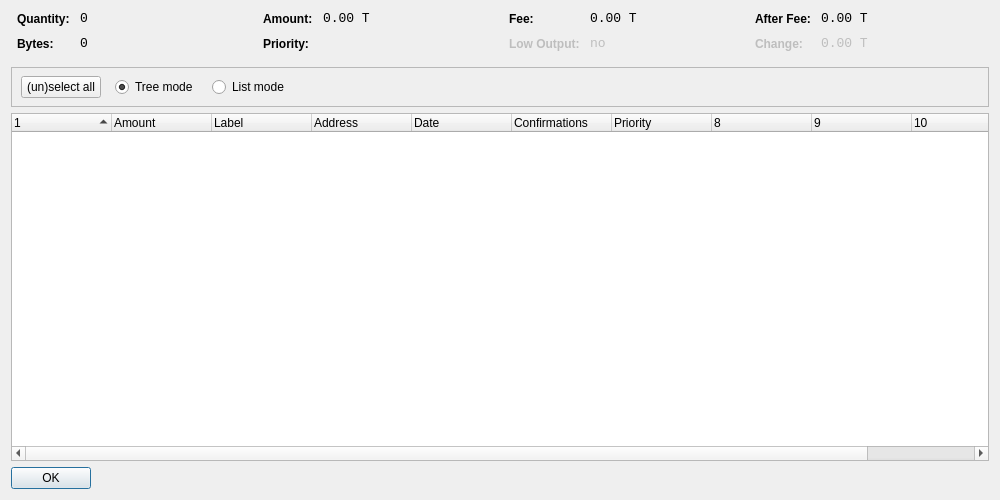
<?xml version="1.0" encoding="UTF-8"?>
<ui version="4.0">
 <class>CoinControlDialog</class>
 <widget class="QDialog" name="CoinControlDialog">
  <property name="geometry">
   <rect>
    <x>0</x>
    <y>0</y>
    <width>1000</width>
    <height>500</height>
   </rect>
  </property>
  <property name="windowTitle">
   <string>Coin Control</string>
  </property>
  <layout class="QVBoxLayout" name="verticalLayout">
   <item>
    <layout class="QHBoxLayout" name="horizontalLayoutTop" stretch="0,0,0,0">
     <property name="topMargin">
      <number>0</number>
     </property>
     <property name="bottomMargin">
      <number>10</number>
     </property>
     <item>
      <layout class="QFormLayout" name="formLayoutCoinControl1">
       <property name="horizontalSpacing">
        <number>10</number>
       </property>
       <property name="verticalSpacing">
        <number>10</number>
       </property>
       <property name="leftMargin">
        <number>6</number>
       </property>
       <property name="rightMargin">
        <number>6</number>
       </property>
       <item row="0" column="0">
        <widget class="QLabel" name="labelCoinControlQuantityText">
         <property name="styleSheet">
          <string notr="true">font-weight:bold;</string>
         </property>
         <property name="text">
          <string>Quantity:</string>
         </property>
        </widget>
       </item>
       <item row="0" column="1">
        <widget class="QLabel" name="labelCoinControlQuantity">
         <property name="font">
          <font>
           <family>Monospace</family>
           <pointsize>10</pointsize>
          </font>
         </property>
         <property name="cursor">
          <cursorShape>IBeamCursor</cursorShape>
         </property>
         <property name="contextMenuPolicy">
          <enum>Qt::ActionsContextMenu</enum>
         </property>
         <property name="text">
          <string notr="true">0</string>
         </property>
         <property name="textInteractionFlags">
          <set>Qt::LinksAccessibleByMouse|Qt::TextSelectableByKeyboard|Qt::TextSelectableByMouse</set>
         </property>
        </widget>
       </item>
       <item row="1" column="0">
        <widget class="QLabel" name="labelCoinControlBytesText">
         <property name="styleSheet">
          <string notr="true">font-weight:bold;</string>
         </property>
         <property name="text">
          <string>Bytes:</string>
         </property>
        </widget>
       </item>
       <item row="1" column="1">
        <widget class="QLabel" name="labelCoinControlBytes">
         <property name="font">
          <font>
           <family>Monospace</family>
           <pointsize>10</pointsize>
          </font>
         </property>
         <property name="cursor">
          <cursorShape>IBeamCursor</cursorShape>
         </property>
         <property name="contextMenuPolicy">
          <enum>Qt::ActionsContextMenu</enum>
         </property>
         <property name="text">
          <string notr="true">0</string>
         </property>
         <property name="textInteractionFlags">
          <set>Qt::LinksAccessibleByMouse|Qt::TextSelectableByKeyboard|Qt::TextSelectableByMouse</set>
         </property>
        </widget>
       </item>
      </layout>
     </item>
     <item>
      <layout class="QFormLayout" name="formLayoutCoinControl2">
       <property name="horizontalSpacing">
        <number>10</number>
       </property>
       <property name="verticalSpacing">
        <number>10</number>
       </property>
       <property name="leftMargin">
        <number>6</number>
       </property>
       <property name="rightMargin">
        <number>6</number>
       </property>
       <item row="0" column="0">
        <widget class="QLabel" name="labelCoinControlAmountText">
         <property name="styleSheet">
          <string notr="true">font-weight:bold;</string>
         </property>
         <property name="text">
          <string>Amount:</string>
         </property>
        </widget>
       </item>
       <item row="0" column="1">
        <widget class="QLabel" name="labelCoinControlAmount">
         <property name="font">
          <font>
           <family>Monospace</family>
           <pointsize>10</pointsize>
          </font>
         </property>
         <property name="cursor">
          <cursorShape>IBeamCursor</cursorShape>
         </property>
         <property name="contextMenuPolicy">
          <enum>Qt::ActionsContextMenu</enum>
         </property>
         <property name="text">
          <string notr="true">0.00 T</string>
         </property>
         <property name="textInteractionFlags">
          <set>Qt::LinksAccessibleByMouse|Qt::TextSelectableByKeyboard|Qt::TextSelectableByMouse</set>
         </property>
        </widget>
       </item>
       <item row="1" column="0">
        <widget class="QLabel" name="labelCoinControlPriorityText">
         <property name="styleSheet">
          <string notr="true">font-weight:bold;</string>
         </property>
         <property name="text">
          <string>Priority:</string>
         </property>
        </widget>
       </item>
       <item row="1" column="1">
        <widget class="QLabel" name="labelCoinControlPriority">
         <property name="font">
          <font>
           <family>Monospace</family>
           <pointsize>10</pointsize>
          </font>
         </property>
         <property name="cursor">
          <cursorShape>IBeamCursor</cursorShape>
         </property>
         <property name="contextMenuPolicy">
          <enum>Qt::ActionsContextMenu</enum>
         </property>
         <property name="text">
          <string/>
         </property>
         <property name="textInteractionFlags">
          <set>Qt::LinksAccessibleByMouse|Qt::TextSelectableByKeyboard|Qt::TextSelectableByMouse</set>
         </property>
        </widget>
       </item>
      </layout>
     </item>
     <item>
      <layout class="QFormLayout" name="formLayoutCoinControl3">
       <property name="horizontalSpacing">
        <number>10</number>
       </property>
       <property name="verticalSpacing">
        <number>10</number>
       </property>
       <property name="leftMargin">
        <number>6</number>
       </property>
       <property name="rightMargin">
        <number>6</number>
       </property>
       <item row="0" column="0">
        <widget class="QLabel" name="labelCoinControlFeeText">
         <property name="styleSheet">
          <string notr="true">font-weight:bold;</string>
         </property>
         <property name="text">
          <string>Fee:</string>
         </property>
        </widget>
       </item>
       <item row="0" column="1">
        <widget class="QLabel" name="labelCoinControlFee">
         <property name="font">
          <font>
           <family>Monospace</family>
           <pointsize>10</pointsize>
          </font>
         </property>
         <property name="cursor">
          <cursorShape>IBeamCursor</cursorShape>
         </property>
         <property name="contextMenuPolicy">
          <enum>Qt::ActionsContextMenu</enum>
         </property>
         <property name="text">
          <string notr="true">0.00 T</string>
         </property>
         <property name="textInteractionFlags">
          <set>Qt::LinksAccessibleByMouse|Qt::TextSelectableByKeyboard|Qt::TextSelectableByMouse</set>
         </property>
        </widget>
       </item>
       <item row="1" column="0">
        <widget class="QLabel" name="labelCoinControlLowOutputText">
         <property name="enabled">
          <bool>false</bool>
         </property>
         <property name="styleSheet">
          <string notr="true">font-weight:bold;</string>
         </property>
         <property name="text">
          <string>Low Output:</string>
         </property>
        </widget>
       </item>
       <item row="1" column="1">
        <widget class="QLabel" name="labelCoinControlLowOutput">
         <property name="enabled">
          <bool>false</bool>
         </property>
         <property name="font">
          <font>
           <family>Monospace</family>
           <pointsize>10</pointsize>
          </font>
         </property>
         <property name="cursor">
          <cursorShape>IBeamCursor</cursorShape>
         </property>
         <property name="contextMenuPolicy">
          <enum>Qt::ActionsContextMenu</enum>
         </property>
         <property name="text">
          <string notr="true">no</string>
         </property>
         <property name="textInteractionFlags">
          <set>Qt::LinksAccessibleByMouse|Qt::TextSelectableByKeyboard|Qt::TextSelectableByMouse</set>
         </property>
        </widget>
       </item>
      </layout>
     </item>
     <item>
      <layout class="QFormLayout" name="formLayoutCoinControl4">
       <property name="horizontalSpacing">
        <number>10</number>
       </property>
       <property name="verticalSpacing">
        <number>10</number>
       </property>
       <property name="leftMargin">
        <number>6</number>
       </property>
       <property name="rightMargin">
        <number>6</number>
       </property>
       <item row="0" column="0">
        <widget class="QLabel" name="labelCoinControlAfterFeeText">
         <property name="styleSheet">
          <string notr="true">font-weight:bold;</string>
         </property>
         <property name="text">
          <string>After Fee:</string>
         </property>
        </widget>
       </item>
       <item row="0" column="1">
        <widget class="QLabel" name="labelCoinControlAfterFee">
         <property name="font">
          <font>
           <family>Monospace</family>
           <pointsize>10</pointsize>
          </font>
         </property>
         <property name="cursor">
          <cursorShape>IBeamCursor</cursorShape>
         </property>
         <property name="contextMenuPolicy">
          <enum>Qt::ActionsContextMenu</enum>
         </property>
         <property name="text">
          <string notr="true">0.00 T</string>
         </property>
         <property name="textInteractionFlags">
          <set>Qt::LinksAccessibleByMouse|Qt::TextSelectableByKeyboard|Qt::TextSelectableByMouse</set>
         </property>
        </widget>
       </item>
       <item row="1" column="0">
        <widget class="QLabel" name="labelCoinControlChangeText">
         <property name="enabled">
          <bool>false</bool>
         </property>
         <property name="styleSheet">
          <string notr="true">font-weight:bold;</string>
         </property>
         <property name="text">
          <string>Change:</string>
         </property>
        </widget>
       </item>
       <item row="1" column="1">
        <widget class="QLabel" name="labelCoinControlChange">
         <property name="enabled">
          <bool>false</bool>
         </property>
         <property name="font">
          <font>
           <family>Monospace</family>
           <pointsize>10</pointsize>
          </font>
         </property>
         <property name="cursor">
          <cursorShape>IBeamCursor</cursorShape>
         </property>
         <property name="contextMenuPolicy">
          <enum>Qt::ActionsContextMenu</enum>
         </property>
         <property name="text">
          <string notr="true">0.00 T</string>
         </property>
         <property name="textInteractionFlags">
          <set>Qt::LinksAccessibleByMouse|Qt::TextSelectableByKeyboard|Qt::TextSelectableByMouse</set>
         </property>
        </widget>
       </item>
      </layout>
     </item>
    </layout>
   </item>
   <item>
    <widget class="QFrame" name="frame">
     <property name="minimumSize">
      <size>
       <width>0</width>
       <height>40</height>
      </size>
     </property>
     <property name="frameShape">
      <enum>QFrame::StyledPanel</enum>
     </property>
     <property name="frameShadow">
      <enum>QFrame::Sunken</enum>
     </property>
     <widget class="QWidget" name="horizontalLayoutWidget">
      <property name="geometry">
       <rect>
        <x>10</x>
        <y>0</y>
        <width>781</width>
        <height>41</height>
       </rect>
      </property>
      <layout class="QHBoxLayout" name="horizontalLayoutPanel" stretch="0,0,0,0,0">
       <property name="spacing">
        <number>14</number>
       </property>
       <item>
        <widget class="QPushButton" name="pushButtonSelectAll">
         <property name="sizePolicy">
          <sizepolicy hsizetype="Maximum" vsizetype="Fixed">
           <horstretch>0</horstretch>
           <verstretch>0</verstretch>
          </sizepolicy>
         </property>
         <property name="text">
          <string>(un)select all</string>
         </property>
        </widget>
       </item>
       <item>
        <widget class="QRadioButton" name="radioTreeMode">
         <property name="sizePolicy">
          <sizepolicy hsizetype="Maximum" vsizetype="Fixed">
           <horstretch>0</horstretch>
           <verstretch>0</verstretch>
          </sizepolicy>
         </property>
         <property name="text">
          <string>Tree mode</string>
         </property>
         <property name="checked">
          <bool>true</bool>
         </property>
        </widget>
       </item>
       <item>
        <widget class="QRadioButton" name="radioListMode">
         <property name="sizePolicy">
          <sizepolicy hsizetype="Maximum" vsizetype="Fixed">
           <horstretch>0</horstretch>
           <verstretch>0</verstretch>
          </sizepolicy>
         </property>
         <property name="text">
          <string>List mode</string>
         </property>
        </widget>
       </item>
       <item>
        <spacer name="horizontalSpacer">
         <property name="orientation">
          <enum>Qt::Horizontal</enum>
         </property>
         <property name="sizeHint" stdset="0">
          <size>
           <width>40</width>
           <height>20</height>
          </size>
         </property>
        </spacer>
       </item>
      </layout>
     </widget>
    </widget>
   </item>
   <item>
    <widget class="CoinControlTreeWidget" name="treeWidget">
     <property name="contextMenuPolicy">
      <enum>Qt::CustomContextMenu</enum>
     </property>
     <property name="sortingEnabled">
      <bool>false</bool>
     </property>
     <property name="columnCount">
      <number>11</number>
     </property>
     <attribute name="headerShowSortIndicator" stdset="0">
      <bool>true</bool>
     </attribute>
     <attribute name="headerStretchLastSection">
      <bool>false</bool>
     </attribute>
     <column>
      <property name="text">
       <string/>
      </property>
     </column>
     <column>
      <property name="text">
       <string>Amount</string>
      </property>
     </column>
     <column>
      <property name="text">
       <string>Label</string>
      </property>
     </column>
     <column>
      <property name="text">
       <string>Address</string>
      </property>
     </column>
     <column>
      <property name="text">
       <string>Date</string>
      </property>
     </column>
     <column>
      <property name="text">
       <string>Confirmations</string>
      </property>
      <property name="toolTip">
       <string>Confirmed</string>
      </property>
     </column>
     <column>
      <property name="text">
       <string>Priority</string>
      </property>
     </column>
     <column>
      <property name="text">
       <string/>
      </property>
     </column>
     <column>
      <property name="text">
       <string/>
      </property>
     </column>
     <column>
      <property name="text">
       <string/>
      </property>
     </column>
     <column>
      <property name="text">
       <string/>
      </property>
     </column>
    </widget>
   </item>
   <item>
    <widget class="QDialogButtonBox" name="buttonBox">
     <property name="sizePolicy">
      <sizepolicy hsizetype="Maximum" vsizetype="Fixed">
       <horstretch>0</horstretch>
       <verstretch>0</verstretch>
      </sizepolicy>
     </property>
     <property name="orientation">
      <enum>Qt::Horizontal</enum>
     </property>
     <property name="standardButtons">
      <set>QDialogButtonBox::Ok</set>
     </property>
    </widget>
   </item>
  </layout>
 </widget>
 <customwidgets>
  <customwidget>
   <class>CoinControlTreeWidget</class>
   <extends>QTreeWidget</extends>
   <header>coincontroltreewidget.h</header>
  </customwidget>
 </customwidgets>
 <resources/>
 <connections/>
</ui>
